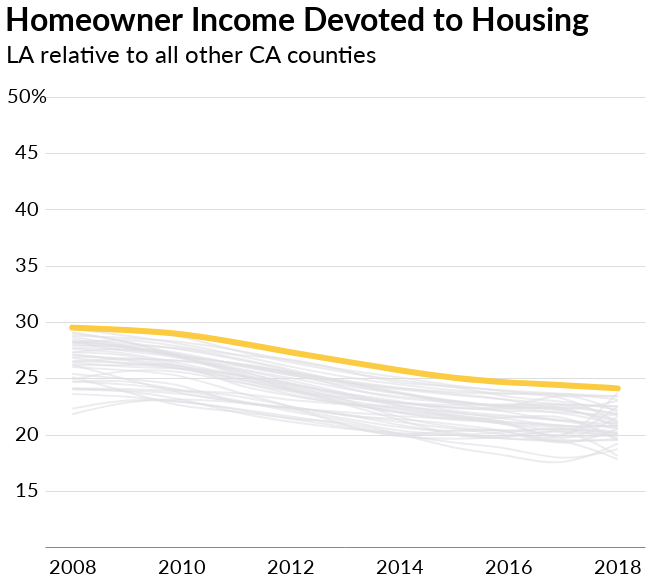

Notebook code for this chart:
### Code cell
mort_per_inc

### Figure 1 — Vega-Lite specification as saved in the notebook (floating-point values rounded to 4 significant figures; data arrays with more than 128 entries replaced by an {"elided": "..."} marker saying what was removed)
{"width": 600, "height": 450, "background": "white", "config": {"title": {"fontSize": 32, "anchor": "start", "font": "Lato", "offset": 5}, "axisX": {"grid": false, "labelFont": "Lato", "labelFontSize": 14, "labelAngle": 0, "labelPadding": 10, "ticks": false, "tickSize": 5, "title": null, "titleFont": "Lato", "titleFontSize": 14, "titleFontWeight": "normal", "titleY": 30, "titleX": 280}, "axisY": {"grid": true, "gridOpacity": 1, "labelFont": "Lato", "labelFontSize": 14, "labelLimit": 100, "labelAlign": "left", "labelPadding": 20, "ticks": false, "title": null, "titleFont": "Lato", "titleFontWeight": "normal", "titleFontSize": 14, "titleAlign": "left", "titleAngle": 0, "titleY": -20, "titleX": -20, "domainWidth": 0}, "view": {"strokeOpacity": 0}}, "layer": [{"data": {"name": "data-7923e4a43b1d49da861d3743ebedb5d8"}, "mark": {"type": "line", "interpolate": "basis", "opacity": 0.6}, "encoding": {"color": {"type": "ordinal", "field": "FIPS", "legend": null, "scale": {"range": ["#e0e0e5"]}}, "x": {"type": "ordinal", "axis": {"labelFontSize": 20, "values": [2008, 2010, 2012, 2014, 2016, 2018]}, "field": "Year"}, "y": {"type": "quantitative", "axis": {"format": "%", "labelFontSize": 20, "labelOpacity": 0, "labelPadding": 40, "titleFontSize": 24, "titleX": -40, "titleY": -30, "values": [0.15, 0.2, 0.25, 0.3, 0.35, 0.4, 0.45, 0.5]}, "field": "Mort_Share_Inc_dec", "scale": {"domain": [0.1, 0.5]}, "title": "LA relative to all other CA counties"}}, "title": "Homeowner Income Devoted to Housing"}, {"data": {"name": "data-7c135823c8eec92d921cfb5f429af26f"}, "mark": {"type": "line", "color": "#fbcb42", "interpolate": "basis", "size": 6, "strokeCap": "round"}, "encoding": {"x": {"type": "ordinal", "axis": {"labelFontSize": 18, "values": [2008, 2010, 2012, 2014, 2016, 2018]}, "field": "Year"}, "y": {"type": "quantitative", "axis": {"format": "%", "values": [0.15, 0.2, 0.25, 0.3, 0.35, 0.4, 0.45, 0.5]}, "field": "Mort_Share_Inc_dec", "scale": {"domain": [0.1, 0.5]}}}}, {"data": {"name": "data-cb4af0380927ff6c015f0afa72581348"}, "mark": {"type": "text", "dx": -45, "dy": 0, "font": "lato", "fontSize": 20}, "encoding": {"text": {"type": "nominal", "field": "text"}, "x": {"type": "ordinal", "field": "x"}, "y": {"type": "quantitative", "field": "y"}}}], "$schema": "https://vega.github.io/schema/vega-lite/v4.0.0.json", "datasets": {"data-7923e4a43b1d49da861d3743ebedb5d8": {"elided": "429 records"}, "data-7c135823c8eec92d921cfb5f429af26f": [{"Year": 2008, "FIPS": 6037, "County": "Los Angeles County, California", "Owners30": 45.8, "Renters30": 54.2, "Med_Mort": 2001.0, "Med_Rent": 1117.0, "Med_Mort_Inc": 6776.0, "Med_Rent_Inc": 3212.0, "Owned_Units": 1552000.0, "Rented_Units": 1666000.0, "Mort_Rent_Diff": -884.0, "Rent_Mort_Diff": 884.0, "Rent_Mort_Diff_div_Rent": 79.14, "MR_Diff_Per_Rent_Inc": -27.52, "RM_Diff_Per_Mort_Inc": 13.05, "Mort_Less30": 54.2, "Rent_Less30": 45.8, "Total_Units": 3218000.0, "Owned_Units_Per_dec": 0.482, "Owned_Units_Per_whole": 48.2, "Rent_Units_Per_dec": 0.518, "Rent_Units_Per_whole": 51.8, "Mort_Share_Inc_dec": 0.295, "Mort_Share_Inc_whole": 29.5, "Rent_Share_Inc_dec": 0.348, "Rent_Share_Inc_whole": 34.8}, {"Year": 2009, "FIPS": 6037, "County": "Los Angeles County, California", "Owners30": 45.6, "Renters30": 55.0, "Med_Mort": 2032.0, "Med_Rent": 1161.0, "Med_Mort_Inc": 6931.0, "Med_Rent_Inc": 3250.0, "Owned_Units": 1540000.0, "Rented_Units": 1679000.0, "Mort_Rent_Diff": -871.0, "Rent_Mort_Diff": 871.0, "Rent_Mort_Diff_div_Rent": 75.02, "MR_Diff_Per_Rent_Inc": -26.8, "RM_Diff_Per_Mort_Inc": 12.57, "Mort_Less30": 54.4, "Rent_Less30": 45.0, "Total_Units": 3219000.0, "Owned_Units_Per_dec": 0.478, "Owned_Units_Per_whole": 47.8, "Rent_Units_Per_dec": 0.522, "Rent_Units_Per_whole": 52.2, "Mort_Share_Inc_dec": 0.293, "Mort_Share_Inc_whole": 29.3, "Rent_Share_Inc_dec": 0.357, "Rent_Share_Inc_whole": 35.7}, {"Year": 2010, "FIPS": 6037, "County": "Los Angeles County, California", "Owners30": 44.9, "Renters30": 55.8, "Med_Mort": 2020.0, "Med_Rent": 1187.0, "Med_Mort_Inc": 6954.0, "Med_Rent_Inc": 3255.0, "Owned_Units": 1523000.0, "Rented_Units": 1695000.0, "Mort_Rent_Diff": -833.0, "Rent_Mort_Diff": 833.0, "Rent_Mort_Diff_div_Rent": 70.18, "MR_Diff_Per_Rent_Inc": -25.59, "RM_Diff_Per_Mort_Inc": 11.98, "Mort_Less30": 55.1, "Rent_Less30": 44.2, "Total_Units": 3219000.0, "Owned_Units_Per_dec": 0.473, "Owned_Units_Per_whole": 47.3, "Rent_Units_Per_dec": 0.527, "Rent_Units_Per_whole": 52.7, "Mort_Share_Inc_dec": 0.29, "Mort_Share_Inc_whole": 29.0, "Rent_Share_Inc_dec": 0.365, "Rent_Share_Inc_whole": 36.5}, {"Year": 2011, "FIPS": 6037, "County": "Los Angeles County, California", "Owners30": 43.4, "Renters30": 56.4, "Med_Mort": 1962.0, "Med_Rent": 1204.0, "Med_Mort_Inc": 6954.0, "Med_Rent_Inc": 3251.0, "Owned_Units": 1515000.0, "Rented_Units": 1715000.0, "Mort_Rent_Diff": -758.0, "Rent_Mort_Diff": 758.0, "Rent_Mort_Diff_div_Rent": 62.96, "MR_Diff_Per_Rent_Inc": -23.32, "RM_Diff_Per_Mort_Inc": 10.9, "Mort_Less30": 56.6, "Rent_Less30": 43.6, "Total_Units": 3230000.0, "Owned_Units_Per_dec": 0.469, "Owned_Units_Per_whole": 46.9, "Rent_Units_Per_dec": 0.531, "Rent_Units_Per_whole": 53.1, "Mort_Share_Inc_dec": 0.282, "Mort_Share_Inc_whole": 28.2, "Rent_Share_Inc_dec": 0.37, "Rent_Share_Inc_whole": 37.0}, {"Year": 2012, "FIPS": 6037, "County": "Los Angeles County, California", "Owners30": 41.7, "Renters30": 57.0, "Med_Mort": 1911.0, "Med_Rent": 1221.0, "Med_Mort_Inc": 6989.0, "Med_Rent_Inc": 3257.0, "Owned_Units": 1504000.0, "Rented_Units": 1738000.0, "Mort_Rent_Diff": -690.0, "Rent_Mort_Diff": 690.0, "Rent_Mort_Diff_div_Rent": 56.51, "MR_Diff_Per_Rent_Inc": -21.19, "RM_Diff_Per_Mort_Inc": 9.873, "Mort_Less30": 58.3, "Rent_Less30": 43.0, "Total_Units": 3242000.0, "Owned_Units_Per_dec": 0.464, "Owned_Units_Per_whole": 46.4, "Rent_Units_Per_dec": 0.536, "Rent_Units_Per_whole": 53.6, "Mort_Share_Inc_dec": 0.273, "Mort_Share_Inc_whole": 27.3, "Rent_Share_Inc_dec": 0.375, "Rent_Share_Inc_whole": 37.5}, {"Year": 2013, "FIPS": 6037, "County": "Los Angeles County, California", "Owners30": 39.8, "Renters30": 56.8, "Med_Mort": 1864.0, "Med_Rent": 1231.0, "Med_Mort_Inc": 7032.0, "Med_Rent_Inc": 3296.0, "Owned_Units": 1500000.0, "Rented_Units": 1763000.0, "Mort_Rent_Diff": -633.0, "Rent_Mort_Diff": 633.0, "Rent_Mort_Diff_div_Rent": 51.42, "MR_Diff_Per_Rent_Inc": -19.21, "RM_Diff_Per_Mort_Inc": 9.002, "Mort_Less30": 60.2, "Rent_Less30": 43.2, "Total_Units": 3263000.0, "Owned_Units_Per_dec": 0.46, "Owned_Units_Per_whole": 46.0, "Rent_Units_Per_dec": 0.54, "Rent_Units_Per_whole": 54.0, "Mort_Share_Inc_dec": 0.265, "Mort_Share_Inc_whole": 26.5, "Rent_Share_Inc_dec": 0.373, "Rent_Share_Inc_whole": 37.3}, {"Year": 2014, "FIPS": 6037, "County": "Los Angeles County, California", "Owners30": 38.1, "Renters30": 56.5, "Med_Mort": 1861.0, "Med_Rent": 1264.0, "Med_Mort_Inc": 7238.0, "Med_Rent_Inc": 3399.0, "Owned_Units": 1500000.0, "Rented_Units": 1782000.0, "Mort_Rent_Diff": -597.0, "Rent_Mort_Diff": 597.0, "Rent_Mort_Diff_div_Rent": 47.23, "MR_Diff_Per_Rent_Inc": -17.56, "RM_Diff_Per_Mort_Inc": 8.248, "Mort_Less30": 61.9, "Rent_Less30": 43.5, "Total_Units": 3282000.0, "Owned_Units_Per_dec": 0.457, "Owned_Units_Per_whole": 45.7, "Rent_Units_Per_dec": 0.543, "Rent_Units_Per_whole": 54.3, "Mort_Share_Inc_dec": 0.257, "Mort_Share_Inc_whole": 25.7, "Rent_Share_Inc_dec": 0.372, "Rent_Share_Inc_whole": 37.2}, {"Year": 2015, "FIPS": 6037, "County": "Los Angeles County, California", "Owners30": 36.7, "Renters30": 56.1, "Med_Mort": 1889.0, "Med_Rent": 1322.0, "Med_Mort_Inc": 7564.0, "Med_Rent_Inc": 3554.0, "Owned_Units": 1512000.0, "Rented_Units": 1783000.0, "Mort_Rent_Diff": -567.0, "Rent_Mort_Diff": 567.0, "Rent_Mort_Diff_div_Rent": 42.89, "MR_Diff_Per_Rent_Inc": -15.95, "RM_Diff_Per_Mort_Inc": 7.496, "Mort_Less30": 63.3, "Rent_Less30": 43.9, "Total_Units": 3295000.0, "Owned_Units_Per_dec": 0.459, "Owned_Units_Per_whole": 45.9, "Rent_Units_Per_dec": 0.541, "Rent_Units_Per_whole": 54.1, "Mort_Share_Inc_dec": 0.25, "Mort_Share_Inc_whole": 25.0, "Rent_Share_Inc_dec": 0.372, "Rent_Share_Inc_whole": 37.2}, {"Year": 2016, "FIPS": 6037, "County": "Los Angeles County, California", "Owners30": 36.0, "Renters30": 55.5, "Med_Mort": 1949.0, "Med_Rent": 1390.0, "Med_Mort_Inc": 7928.0, "Med_Rent_Inc": 3816.0, "Owned_Units": 1515000.0, "Rented_Units": 1791000.0, "Mort_Rent_Diff": -559.0, "Rent_Mort_Diff": 559.0, "Rent_Mort_Diff_div_Rent": 40.22, "MR_Diff_Per_Rent_Inc": -14.65, "RM_Diff_Per_Mort_Inc": 7.051, "Mort_Less30": 64.0, "Rent_Less30": 44.5, "Total_Units": 3306000.0, "Owned_Units_Per_dec": 0.458, "Owned_Units_Per_whole": 45.8, "Rent_Units_Per_dec": 0.542, "Rent_Units_Per_whole": 54.2, "Mort_Share_Inc_dec": 0.246, "Mort_Share_Inc_whole": 24.6, "Rent_Share_Inc_dec": 0.364, "Rent_Share_Inc_whole": 36.4}, {"Year": 2017, "FIPS": 6037, "County": "Los Angeles County, California", "Owners30": 36.0, "Renters30": 54.9, "Med_Mort": 1928.0, "Med_Rent": 1402.0, "Med_Mort_Inc": 7899.0, "Med_Rent_Inc": 3917.0, "Owned_Units": 1510000.0, "Rented_Units": 1801000.0, "Mort_Rent_Diff": -526.0, "Rent_Mort_Diff": 526.0, "Rent_Mort_Diff_div_Rent": 37.52, "MR_Diff_Per_Rent_Inc": -13.43, "RM_Diff_Per_Mort_Inc": 6.66, "Mort_Less30": 64.0, "Rent_Less30": 45.1, "Total_Units": 3311000.0, "Owned_Units_Per_dec": 0.456, "Owned_Units_Per_whole": 45.6, "Rent_Units_Per_dec": 0.544, "Rent_Units_Per_whole": 54.4, "Mort_Share_Inc_dec": 0.244, "Mort_Share_Inc_whole": 24.4, "Rent_Share_Inc_dec": 0.358, "Rent_Share_Inc_whole": 35.8}, {"Year": 2018, "FIPS": 6037, "County": "Los Angeles County, California", "Owners30": 35.7, "Renters30": 54.5, "Med_Mort": 1989.0, "Med_Rent": 1479.0, "Med_Mort_Inc": 8248.0, "Med_Rent_Inc": 4194.0, "Owned_Units": 1501000.0, "Rented_Units": 1813000.0, "Mort_Rent_Diff": -510.0, "Rent_Mort_Diff": 510.0, "Rent_Mort_Diff_div_Rent": 34.48, "MR_Diff_Per_Rent_Inc": -12.16, "RM_Diff_Per_Mort_Inc": 6.18, "Mort_Less30": 64.3, "Rent_Less30": 45.5, "Total_Units": 3314000.0, "Owned_Units_Per_dec": 0.453, "Owned_Units_Per_whole": 45.3, "Rent_Units_Per_dec": 0.547, "Rent_Units_Per_whole": 54.7, "Mort_Share_Inc_dec": 0.241, "Mort_Share_Inc_whole": 24.1, "Rent_Share_Inc_dec": 0.353, "Rent_Share_Inc_whole": 35.3}], "data-cb4af0380927ff6c015f0afa72581348": [{"x": 2008, "y": 0.15, "text": "15   "}, {"x": 2008, "y": 0.2, "text": "20   "}, {"x": 2008, "y": 0.25, "text": "25   "}, {"x": 2008, "y": 0.3, "text": "30   "}, {"x": 2008, "y": 0.35, "text": "35   "}, {"x": 2008, "y": 0.4, "text": "40   "}, {"x": 2008, "y": 0.45, "text": "45   "}, {"x": 2008, "y": 0.5, "text": "50%"}]}}
